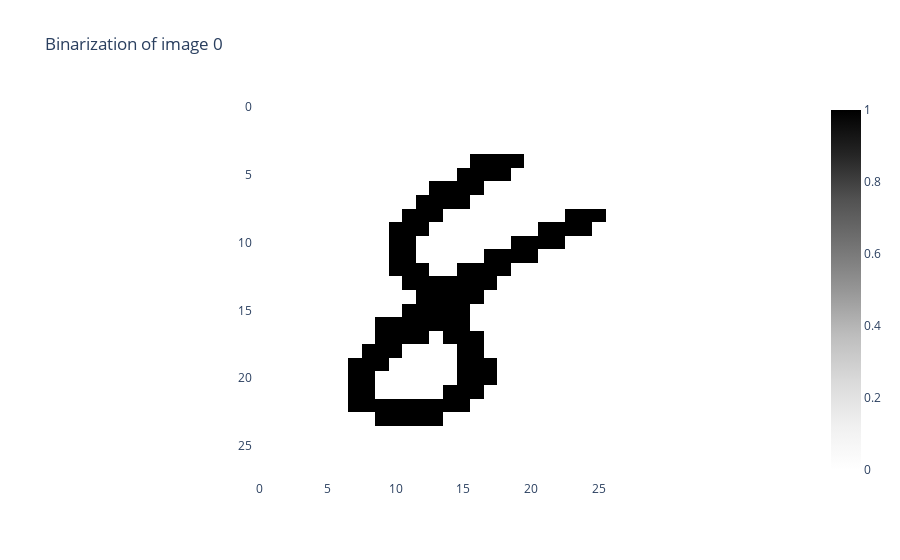

This figure's notebook cell:
### Code cell
from gtda.images import Binarizer 

# Pick out index of first 8 image 
im8_idx = np.flatnonzero(y_train == "8")[0] # Reshape to (n_samples, n_pixels_x, n_pixels_y) format 
im8 = X_train[im8_idx][None, :, :] 
binarizer = Binarizer(threshold=0.4) 
im8_binarized = binarizer.fit_transform(im8) 
binarizer.plot(im8_binarized)

### Figure 1 — Plotly figure (JSON) as saved in the notebook; plotly's stock layout.template omitted (floating-point values rounded to 4 significant figures; data arrays with more than 128 entries replaced by an {"elided": "..."} marker saying what was removed)
{"data": [{"colorscale": [[0, "rgb(255,255,255)"], [0.125, "rgb(240,240,240)"], [0.25, "rgb(217,217,217)"], [0.375, "rgb(189,189,189)"], [0.5, "rgb(150,150,150)"], [0.625, "rgb(115,115,115)"], [0.75, "rgb(82,82,82)"], [0.875, "rgb(37,37,37)"], [1, "rgb(0,0,0)"]], "type": "heatmap", "z": {"elided": "28x28 int values"}}], "layout": {"plot_bgcolor": "white", "title": {"text": "Binarization of image 0"}, "xaxis": {"constrain": "domain", "scaleanchor": "y"}, "yaxis": {"autorange": "reversed", "constrain": "domain"}}}
